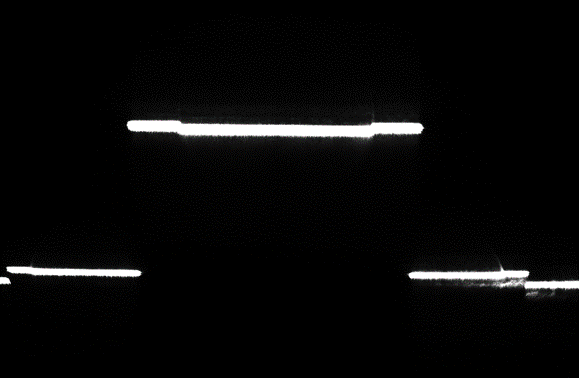
//> input picture gray_centroid_base/test.png, 579 x 378 px
$ ./gray_centroid_base   (built with g++ and OpenCV 4)
//> lines starting //> are read from the running program, lines starting //| are printed output that depends on the picture; after the words box and inside, x2 and y2 are one past the last pixel; in counts of white or black regions, pixels touching at a corner belong together
#include <opencv2/opencv.hpp>
#include <opencv2/imgproc.hpp>
#include <vector>
#include <time.h>

using namespace cv;
using namespace std;

void gray_centroid()
{
    Mat srcimg = imread("/home/wanyel/vs_code/exact_center/gray_centroid_base/test.png");
//> srcimg is the input picture: 378 rows x 579 cols, CV_8UC3; mean B, G, R 8.9, 8.9, 8.9
    rotate(srcimg, srcimg, 0);
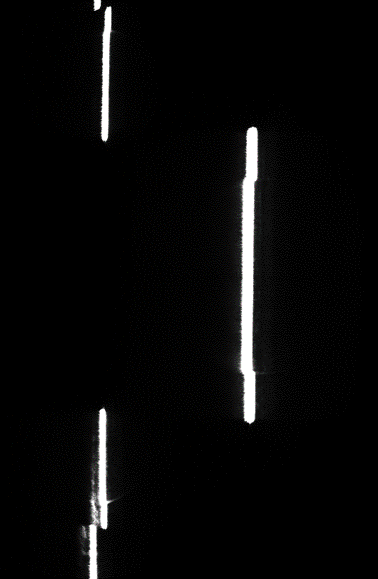
//> srcimg: 579 rows x 378 cols, CV_8UC3; mean B, G, R 8.9, 8.9, 8.9
    // Size newsize = Size(srcimg.cols*0.5, srcimg.rows*0.5);
    // resize(srcimg, srcimg, newsize);
    Mat grayimg;
    cvtColor(srcimg, grayimg, COLOR_BGR2GRAY);
    threshold(grayimg, grayimg, 128, 255, 0);
    imshow("grayimg", grayimg);
    waitKey(0);

    //计时开始 45ms
    time_t begin, end;
    // clock_t begin, end;
    begin = clock();

    GaussianBlur(grayimg, grayimg, Size(0, 0), 6, 6);
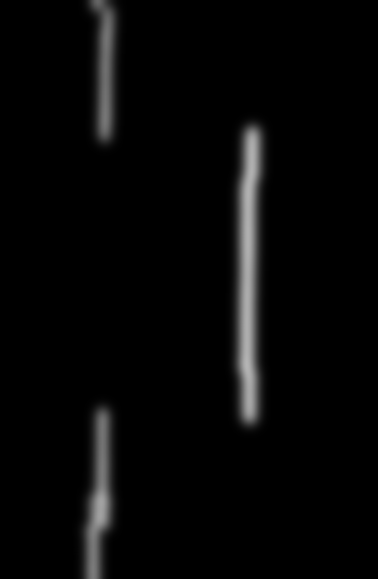
//> grayimg: 579 rows x 378 cols, CV_8UC1; min 0, max 181, mean 6.9
    // imshow("grayImg", grayimg);
    // waitKey(0);
    //遍历每一列
    for (int i = 0;i < grayimg.rows;i++)
    {
        float sum_value = 0;
        float sum_valuecoor = 0;
        vector<float>current_value;
        vector<float>current_coordinat;
        for (int j = 0;j < grayimg.cols;j++)
        {
            float current = grayimg.at<uchar>(i, j);
            //将符合阈值的点灰度值和坐标存入数组
            if (current > 30)
            {
                current_value.push_back(current);
                current_coordinat.push_back(j);
            }
        }
        //计算灰度重心
        for (int k = 0;k < current_value.size();k++)
        {
            sum_valuecoor += current_value[k]*current_coordinat[k];
            sum_value += current_value[k];
        }
        float x = sum_valuecoor / sum_value;
        cv::Point2f point(x, i);

        circle(srcimg, point, 0, Scalar(0, 0, 255), -1, 8);
        current_value.clear();
        current_coordinat.clear();
    }
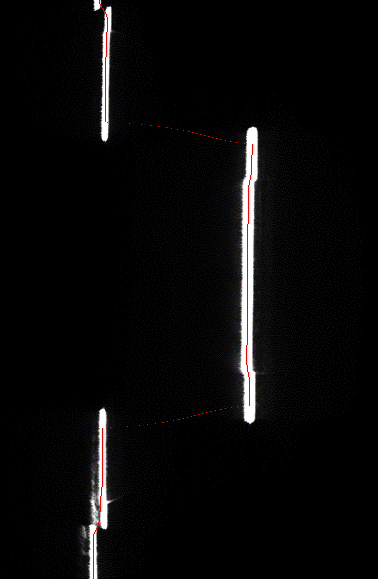
//> srcimg: 579 rows x 378 cols, CV_8UC3; 0.26% of pixels changed, all inside (x1, y1, x2, y2) = (93, 0, 253, 579)
    //计时结束
    end = clock();
    cout << "gray_centroid costs:" << double(end - begin) / 1000 << "ms" << endl;

    imshow("srcimg", srcimg);
    // imwrite("20221114100129_center.bmp", srcimg);
    waitKey(0);

}

int main()
{
    // 60-70ms
    // time_t begin, end;
    // clock_t begin, end;
    // begin = clock();

    gray_centroid();

    // end = clock();
    // cout << "gray_centroid costs:" << double(end - begin) / 1000 << "ms" << endl;

    return 0;
}

$ run again, with gray_centroid_base/20221114095023.jpg saved as gray_centroid_base/test.png
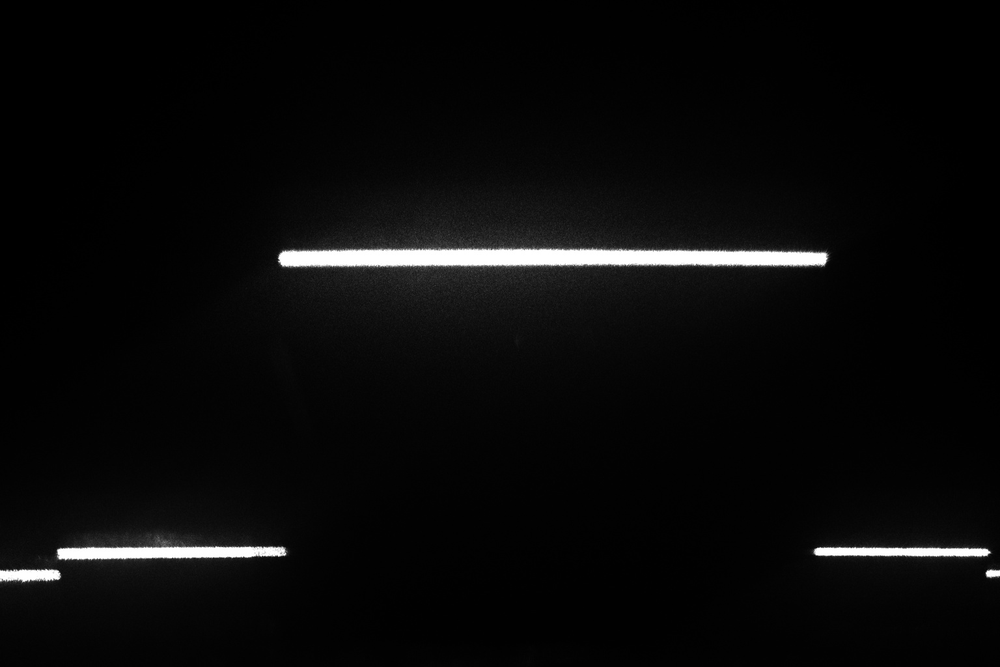
//> input picture gray_centroid_base/20221114095023.jpg, 1000 x 667 px, shrunk from 1536 x 1024 before the run
//> in gray_centroid, srcimg is the input picture: 667 rows x 1000 cols, CV_8UC3; min 0, max 255, mean 9.8
//> in gray_centroid, `threshold(grayimg, grayimg, 128, 255, 0);`:
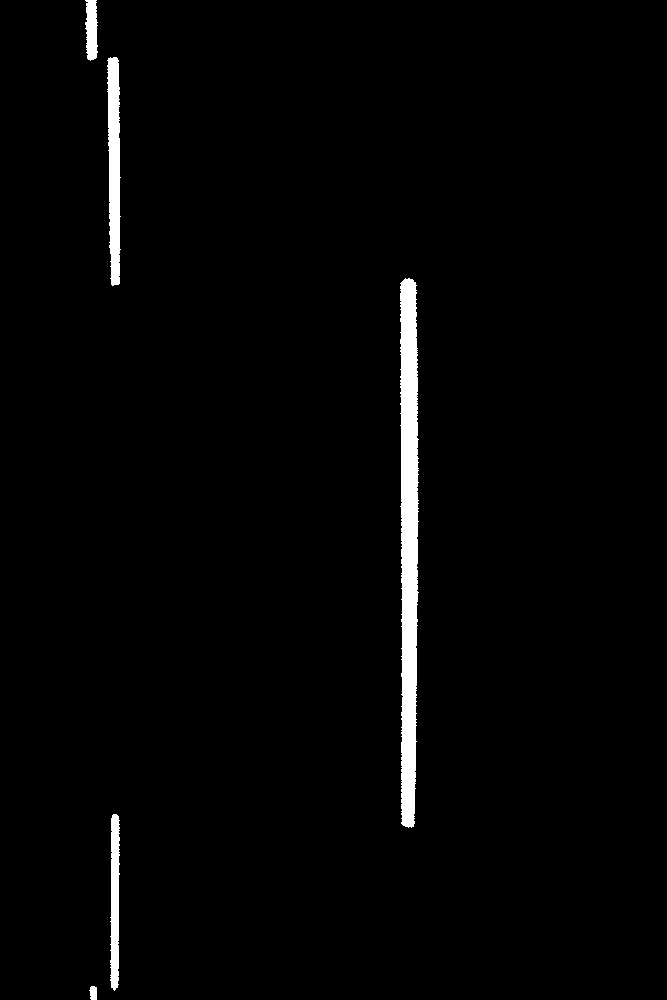
//> grayimg: 1000 rows x 667 cols, CV_8UC1; 2% white; 5 white regions, box (x1, y1, x2, y2) and area: (400, 278, 419, 828) 8640, (107, 57, 121, 286) 2457, (110, 814, 120, 991) 1411, (85, 0, 98, 61) 629, (89, 986, 97, 1000) 94
//> after the loop in gray_centroid, `for (int i = 0;i < grayimg.rows;i++)`:
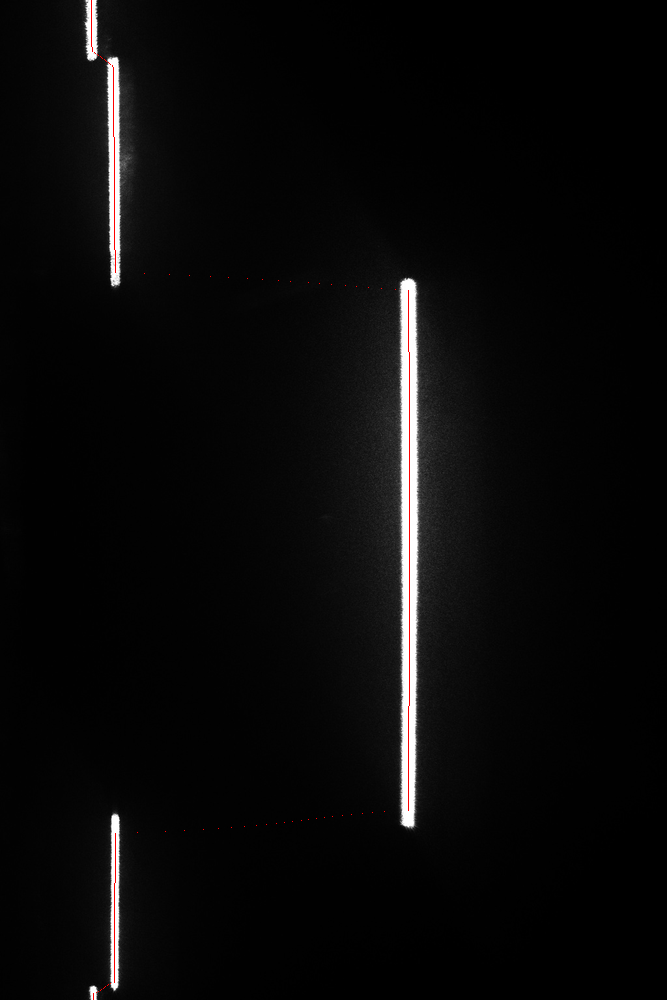
//> srcimg: 1000 rows x 667 cols, CV_8UC3; mean B, G, R 9.4, 9.4, 9.8
